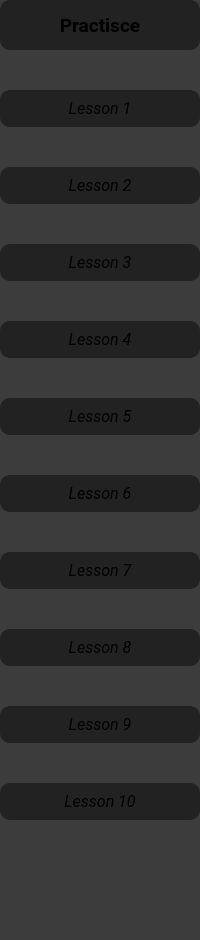
        <widget class="QFrame" name="side_menu">
         <property name="minimumSize">
          <size>
           <width>160</width>
           <height>0</height>
          </size>
         </property>
         <property name="styleSheet">
          <string notr="true">background-color: rgb(60, 60, 60);

border-radius: 10px;
</string>
         </property>
         <layout class="QVBoxLayout" name="verticalLayout_2">
          <property name="spacing">
           <number>0</number>
          </property>
          <property name="leftMargin">
           <number>0</number>
          </property>
          <property name="topMargin">
           <number>0</number>
          </property>
          <property name="rightMargin">
           <number>0</number>
          </property>
          <property name="bottomMargin">
           <number>0</number>
          </property>
          <item>
           <widget class="QFrame" name="frame_5">
            <property name="sizePolicy">
             <sizepolicy hsizetype="Preferred" vsizetype="Preferred">
              <horstretch>0</horstretch>
              <verstretch>0</verstretch>
             </sizepolicy>
            </property>
            <property name="minimumSize">
             <size>
              <width>0</width>
              <height>0</height>
             </size>
            </property>
            <property name="frameShape">
             <enum>QFrame::StyledPanel</enum>
            </property>
            <property name="frameShadow">
             <enum>QFrame::Raised</enum>
            </property>
            <layout class="QVBoxLayout" name="verticalLayout_3">
             <property name="spacing">
              <number>0</number>
             </property>
             <property name="leftMargin">
              <number>0</number>
             </property>
             <property name="topMargin">
              <number>0</number>
             </property>
             <property name="rightMargin">
              <number>0</number>
             </property>
             <property name="bottomMargin">
              <number>0</number>
             </property>
             <item>
              <widget class="QPushButton" name="btn_Practice">
               <property name="enabled">
                <bool>true</bool>
               </property>
               <property name="minimumSize">
                <size>
                 <width>0</width>
                 <height>50</height>
                </size>
               </property>
               <property name="font">
                <font>
                 <family>Roboto</family>
                 <pointsize>14</pointsize>
                 <weight>75</weight>
                 <bold>true</bold>
                </font>
               </property>
               <property name="cursor">
                <cursorShape>OpenHandCursor</cursorShape>
               </property>
               <property name="mouseTracking">
                <bool>false</bool>
               </property>
               <property name="focusPolicy">
                <enum>Qt::StrongFocus</enum>
               </property>
               <property name="styleSheet">
                <string notr="true">background-color: rgb(34, 34, 34);</string>
               </property>
               <property name="text">
                <string>Practisce</string>
               </property>
               <property name="icon">
                <iconset>
                 <normaloff>:/icons/icons/chrome.svg</normaloff>:/icons/icons/chrome.svg</iconset>
               </property>
               <property name="checkable">
                <bool>false</bool>
               </property>
              </widget>
             </item>
             <item>
              <spacer name="verticalSpacer">
               <property name="orientation">
                <enum>Qt::Vertical</enum>
               </property>
               <property name="sizeHint" stdset="0">
                <size>
                 <width>20</width>
                 <height>40</height>
                </size>
               </property>
              </spacer>
             </item>
             <item>
              <widget class="QPushButton" name="btn_Lesson1">
               <property name="enabled">
                <bool>true</bool>
               </property>
               <property name="minimumSize">
                <size>
                 <width>0</width>
                 <height>37</height>
                </size>
               </property>
               <property name="font">
                <font>
                 <family>Roboto</family>
                 <pointsize>12</pointsize>
                 <weight>50</weight>
                 <italic>true</italic>
                 <bold>false</bold>
                </font>
               </property>
               <property name="cursor">
                <cursorShape>OpenHandCursor</cursorShape>
               </property>
               <property name="mouseTracking">
                <bool>false</bool>
               </property>
               <property name="focusPolicy">
                <enum>Qt::StrongFocus</enum>
               </property>
               <property name="styleSheet">
                <string notr="true">background-color: rgb(34, 34, 34);</string>
               </property>
               <property name="text">
                <string>Lesson 1</string>
               </property>
               <property name="icon">
                <iconset>
                 <normaloff>:/icons/icons/chrome.svg</normaloff>:/icons/icons/chrome.svg</iconset>
               </property>
               <property name="checkable">
                <bool>false</bool>
               </property>
              </widget>
             </item>
             <item>
              <spacer name="verticalSpacer_2">
               <property name="orientation">
                <enum>Qt::Vertical</enum>
               </property>
               <property name="sizeHint" stdset="0">
                <size>
                 <width>20</width>
                 <height>40</height>
                </size>
               </property>
              </spacer>
             </item>
             <item>
              <widget class="QPushButton" name="btn_Lesson2">
               <property name="enabled">
                <bool>true</bool>
               </property>
               <property name="minimumSize">
                <size>
                 <width>0</width>
                 <height>37</height>
                </size>
               </property>
               <property name="font">
                <font>
                 <family>Roboto</family>
                 <pointsize>12</pointsize>
                 <weight>50</weight>
                 <italic>true</italic>
                 <bold>false</bold>
                </font>
               </property>
               <property name="cursor">
                <cursorShape>OpenHandCursor</cursorShape>
               </property>
               <property name="mouseTracking">
                <bool>false</bool>
               </property>
               <property name="focusPolicy">
                <enum>Qt::StrongFocus</enum>
               </property>
               <property name="styleSheet">
                <string notr="true">background-color: rgb(34, 34, 34);</string>
               </property>
               <property name="text">
                <string>Lesson 2</string>
               </property>
               <property name="icon">
                <iconset>
                 <normaloff>:/icons/icons/chrome.svg</normaloff>:/icons/icons/chrome.svg</iconset>
               </property>
               <property name="checkable">
                <bool>false</bool>
               </property>
              </widget>
             </item>
             <item>
              <spacer name="verticalSpacer_3">
               <property name="orientation">
                <enum>Qt::Vertical</enum>
               </property>
               <property name="sizeHint" stdset="0">
                <size>
                 <width>20</width>
                 <height>40</height>
                </size>
               </property>
              </spacer>
             </item>
             <item>
              <widget class="QPushButton" name="btn_Lesson3">
               <property name="enabled">
                <bool>true</bool>
               </property>
               <property name="minimumSize">
                <size>
                 <width>0</width>
                 <height>37</height>
                </size>
               </property>
               <property name="font">
                <font>
                 <family>Roboto</family>
                 <pointsize>12</pointsize>
                 <italic>true</italic>
                </font>
               </property>
               <property name="cursor">
                <cursorShape>OpenHandCursor</cursorShape>
               </property>
               <property name="mouseTracking">
                <bool>false</bool>
               </property>
               <property name="focusPolicy">
                <enum>Qt::StrongFocus</enum>
               </property>
               <property name="styleSheet">
                <string notr="true">background-color: rgb(34, 34, 34);</string>
               </property>
               <property name="text">
                <string>Lesson 3</string>
               </property>
               <property name="icon">
                <iconset>
                 <normaloff>:/icons/icons/chrome.svg</normaloff>:/icons/icons/chrome.svg</iconset>
               </property>
               <property name="checkable">
                <bool>false</bool>
               </property>
              </widget>
             </item>
             <item>
              <spacer name="verticalSpacer_4">
               <property name="orientation">
                <enum>Qt::Vertical</enum>
               </property>
               <property name="sizeHint" stdset="0">
                <size>
                 <width>20</width>
                 <height>40</height>
                </size>
               </property>
              </spacer>
             </item>
             <item>
              <widget class="QPushButton" name="btn_Lesson4">
               <property name="enabled">
                <bool>true</bool>
               </property>
               <property name="minimumSize">
                <size>
                 <width>0</width>
                 <height>37</height>
                </size>
               </property>
               <property name="font">
                <font>
                 <family>Roboto</family>
                 <pointsize>12</pointsize>
                 <italic>true</italic>
                </font>
               </property>
               <property name="cursor">
                <cursorShape>OpenHandCursor</cursorShape>
               </property>
               <property name="mouseTracking">
                <bool>false</bool>
               </property>
               <property name="focusPolicy">
                <enum>Qt::StrongFocus</enum>
               </property>
               <property name="styleSheet">
                <string notr="true">background-color: rgb(34, 34, 34);</string>
               </property>
               <property name="text">
                <string>Lesson 4</string>
               </property>
               <property name="icon">
                <iconset>
                 <normaloff>:/icons/icons/chrome.svg</normaloff>:/icons/icons/chrome.svg</iconset>
               </property>
               <property name="checkable">
                <bool>false</bool>
               </property>
              </widget>
             </item>
             <item>
              <spacer name="verticalSpacer_5">
               <property name="orientation">
                <enum>Qt::Vertical</enum>
               </property>
               <property name="sizeHint" stdset="0">
                <size>
                 <width>20</width>
                 <height>40</height>
                </size>
               </property>
              </spacer>
             </item>
             <item>
              <widget class="QPushButton" name="btn_Lesson5">
               <property name="enabled">
                <bool>true</bool>
               </property>
               <property name="minimumSize">
                <size>
                 <width>0</width>
                 <height>37</height>
                </size>
               </property>
               <property name="font">
                <font>
                 <family>Roboto</family>
                 <pointsize>12</pointsize>
                 <italic>true</italic>
                </font>
               </property>
               <property name="cursor">
                <cursorShape>OpenHandCursor</cursorShape>
               </property>
               <property name="mouseTracking">
                <bool>false</bool>
               </property>
               <property name="focusPolicy">
                <enum>Qt::StrongFocus</enum>
               </property>
               <property name="styleSheet">
                <string notr="true">background-color: rgb(34, 34, 34);</string>
               </property>
               <property name="text">
                <string>Lesson 5</string>
               </property>
               <property name="icon">
                <iconset>
                 <normaloff>:/icons/icons/chrome.svg</normaloff>:/icons/icons/chrome.svg</iconset>
               </property>
               <property name="checkable">
                <bool>false</bool>
               </property>
              </widget>
             </item>
             <item>
              <spacer name="verticalSpacer_6">
               <property name="orientation">
                <enum>Qt::Vertical</enum>
               </property>
               <property name="sizeHint" stdset="0">
                <size>
                 <width>20</width>
                 <height>40</height>
                </size>
               </property>
              </spacer>
             </item>
             <item>
              <widget class="QPushButton" name="btn_Lesson6">
               <property name="enabled">
                <bool>true</bool>
               </property>
               <property name="minimumSize">
                <size>
                 <width>0</width>
                 <height>37</height>
                </size>
               </property>
               <property name="font">
                <font>
                 <family>Roboto</family>
                 <pointsize>12</pointsize>
                 <italic>true</italic>
                </font>
               </property>
               <property name="cursor">
                <cursorShape>OpenHandCursor</cursorShape>
               </property>
               <property name="mouseTracking">
                <bool>false</bool>
               </property>
               <property name="focusPolicy">
                <enum>Qt::StrongFocus</enum>
               </property>
               <property name="styleSheet">
                <string notr="true">background-color: rgb(34, 34, 34);</string>
               </property>
               <property name="text">
                <string>Lesson 6</string>
               </property>
               <property name="icon">
                <iconset>
                 <normaloff>:/icons/icons/chrome.svg</normaloff>:/icons/icons/chrome.svg</iconset>
               </property>
               <property name="checkable">
                <bool>false</bool>
               </property>
              </widget>
             </item>
             <item>
              <spacer name="verticalSpacer_7">
               <property name="orientation">
                <enum>Qt::Vertical</enum>
               </property>
               <property name="sizeHint" stdset="0">
                <size>
                 <width>20</width>
                 <height>40</height>
                </size>
               </property>
              </spacer>
             </item>
             <item>
              <widget class="QPushButton" name="btn_Lesson7">
               <property name="enabled">
                <bool>true</bool>
               </property>
               <property name="minimumSize">
                <size>
                 <width>0</width>
                 <height>37</height>
                </size>
               </property>
               <property name="font">
                <font>
                 <family>Roboto</family>
                 <pointsize>12</pointsize>
                 <italic>true</italic>
                </font>
               </property>
               <property name="cursor">
                <cursorShape>OpenHandCursor</cursorShape>
               </property>
               <property name="mouseTracking">
                <bool>false</bool>
               </property>
               <property name="focusPolicy">
                <enum>Qt::StrongFocus</enum>
               </property>
               <property name="styleSheet">
                <string notr="true">background-color: rgb(34, 34, 34);</string>
               </property>
               <property name="text">
                <string>Lesson 7</string>
               </property>
               <property name="icon">
                <iconset>
                 <normaloff>:/icons/icons/chrome.svg</normaloff>:/icons/icons/chrome.svg</iconset>
               </property>
               <property name="checkable">
                <bool>false</bool>
               </property>
              </widget>
             </item>
             <item>
              <spacer name="verticalSpacer_8">
               <property name="orientation">
                <enum>Qt::Vertical</enum>
               </property>
               <property name="sizeHint" stdset="0">
                <size>
                 <width>20</width>
                 <height>40</height>
                </size>
               </property>
              </spacer>
             </item>
             <item>
              <widget class="QPushButton" name="btn_Lesson8">
               <property name="enabled">
                <bool>true</bool>
               </property>
               <property name="minimumSize">
                <size>
                 <width>0</width>
                 <height>37</height>
                </size>
               </property>
               <property name="font">
                <font>
                 <family>Roboto</family>
                 <pointsize>12</pointsize>
                 <italic>true</italic>
                </font>
               </property>
               <property name="cursor">
                <cursorShape>OpenHandCursor</cursorShape>
               </property>
               <property name="mouseTracking">
                <bool>false</bool>
               </property>
               <property name="focusPolicy">
                <enum>Qt::StrongFocus</enum>
               </property>
               <property name="styleSheet">
                <string notr="true">background-color: rgb(34, 34, 34);</string>
               </property>
               <property name="text">
                <string>Lesson 8</string>
               </property>
               <property name="icon">
                <iconset>
                 <normaloff>:/icons/icons/chrome.svg</normaloff>:/icons/icons/chrome.svg</iconset>
               </property>
               <property name="checkable">
                <bool>false</bool>
               </property>
              </widget>
             </item>
             <item>
              <spacer name="verticalSpacer_9">
               <property name="orientation">
                <enum>Qt::Vertical</enum>
               </property>
               <property name="sizeHint" stdset="0">
                <size>
                 <width>20</width>
                 <height>40</height>
                </size>
               </property>
              </spacer>
             </item>
             <item>
              <widget class="QPushButton" name="btn_Lesson9">
               <property name="enabled">
                <bool>true</bool>
               </property>
               <property name="minimumSize">
                <size>
                 <width>0</width>
                 <height>37</height>
                </size>
               </property>
               <property name="font">
                <font>
                 <family>Roboto</family>
                 <pointsize>12</pointsize>
                 <weight>50</weight>
                 <italic>true</italic>
                 <bold>false</bold>
                </font>
               </property>
               <property name="cursor">
                <cursorShape>OpenHandCursor</cursorShape>
               </property>
               <property name="mouseTracking">
                <bool>false</bool>
               </property>
               <property name="focusPolicy">
                <enum>Qt::StrongFocus</enum>
               </property>
               <property name="styleSheet">
                <string notr="true">background-color: rgb(34, 34, 34);</string>
               </property>
               <property name="text">
                <string>Lesson 9</string>
               </property>
               <property name="icon">
                <iconset>
                 <normaloff>:/icons/icons/chrome.svg</normaloff>:/icons/icons/chrome.svg</iconset>
               </property>
               <property name="checkable">
                <bool>false</bool>
               </property>
              </widget>
             </item>
             <item>
              <spacer name="verticalSpacer_10">
               <property name="orientation">
                <enum>Qt::Vertical</enum>
               </property>
               <property name="sizeHint" stdset="0">
                <size>
                 <width>20</width>
                 <height>40</height>
                </size>
               </property>
              </spacer>
             </item>
             <item>
              <widget class="QPushButton" name="btn_Lesson10">
               <property name="enabled">
                <bool>true</bool>
               </property>
               <property name="minimumSize">
                <size>
                 <width>0</width>
                 <height>37</height>
                </size>
               </property>
               <property name="font">
                <font>
                 <family>Roboto</family>
                 <pointsize>12</pointsize>
                 <italic>true</italic>
                </font>
               </property>
               <property name="cursor">
                <cursorShape>OpenHandCursor</cursorShape>
               </property>
               <property name="mouseTracking">
                <bool>false</bool>
               </property>
               <property name="focusPolicy">
                <enum>Qt::StrongFocus</enum>
               </property>
               <property name="styleSheet">
                <string notr="true">background-color: rgb(34, 34, 34);</string>
               </property>
               <property name="text">
                <string>Lesson 10</string>
               </property>
               <property name="icon">
                <iconset>
                 <normaloff>:/icons/icons/chrome.svg</normaloff>:/icons/icons/chrome.svg</iconset>
               </property>
               <property name="checkable">
                <bool>false</bool>
               </property>
              </widget>
             </item>
             <item>
              <spacer name="verticalSpacer_11">
               <property name="orientation">
                <enum>Qt::Vertical</enum>
               </property>
               <property name="sizeHint" stdset="0">
                <size>
                 <width>20</width>
                 <height>40</height>
                </size>
               </property>
              </spacer>
             </item>
             <item>
              <spacer name="verticalSpacer_15">
               <property name="orientation">
                <enum>Qt::Vertical</enum>
               </property>
               <property name="sizeHint" stdset="0">
                <size>
                 <width>20</width>
                 <height>40</height>
                </size>
               </property>
              </spacer>
             </item>
             <item>
              <spacer name="verticalSpacer_14">
               <property name="orientation">
                <enum>Qt::Vertical</enum>
               </property>
               <property name="sizeHint" stdset="0">
                <size>
                 <width>20</width>
                 <height>40</height>
                </size>
               </property>
              </spacer>
             </item>
            </layout>
           </widget>
          </item>
         </layout>
        </widget>
